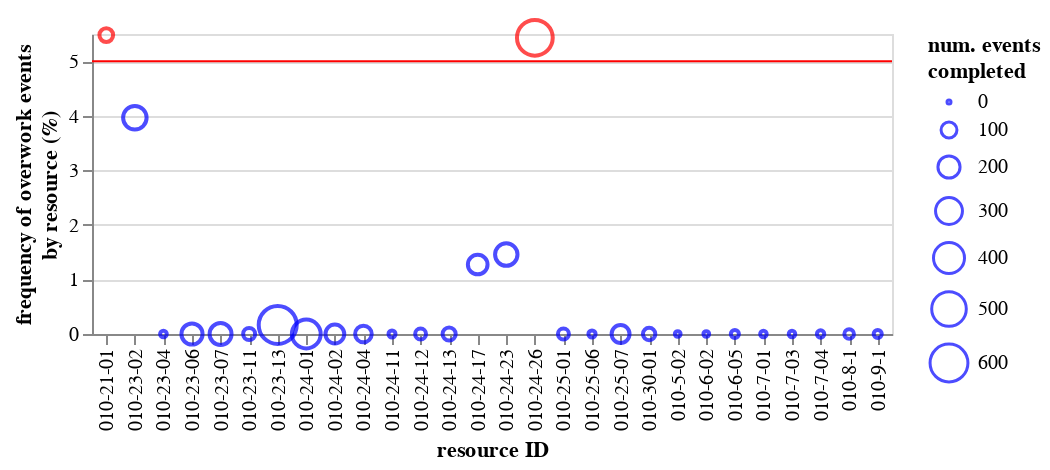

Notebook code cell kept with this figure:
### Code cell
alt.layer(
    alt.Chart(
        data=df_gb_events
    ).mark_point().encode(
        x=alt.X('resource:O', sort=alt.EncodingSortField(field='num_events:Q', order='descending')).title('resource ID'),
        y=alt.Y('freq_ow_events:Q').title(
            ['frequency of overwork events', 'by resource (%)']
        ),
        color=alt.condition(
            alt.datum.is_identified,
            alt.value('red'), alt.value('blue')
        ),
        size=alt.Size('num_events:Q').title(['num. events', 'completed']),
        tooltip=['resource', 'num_events', 'num_ow_events', 'freq_ow_events', 'num_cases']
    ),
    alt.Chart().mark_rule(color='red').encode(
        y=alt.Y(datum=threshold)
    )
).properties(width=400, height=150)

### Figure 1 — Vega-Lite specification as saved in the notebook (floating-point values rounded to 4 significant figures)
{"config": {"view": {"continuousWidth": 300, "continuousHeight": 300}}, "layer": [{"data": {"name": "data-ebcdaf2c598f3b0ea09b8866e9a07787"}, "mark": {"type": "point"}, "encoding": {"color": {"condition": {"test": "datum.is_identified", "value": "red"}, "value": "blue"}, "size": {"field": "num_events", "title": ["num. events", "completed"], "type": "quantitative"}, "tooltip": [{"field": "resource", "type": "nominal"}, {"field": "num_events", "type": "quantitative"}, {"field": "num_ow_events", "type": "quantitative"}, {"field": "freq_ow_events", "type": "quantitative"}, {"field": "num_cases", "type": "quantitative"}], "x": {"field": "resource", "sort": {"field": "num_events:Q", "order": "descending"}, "title": "resource ID", "type": "ordinal"}, "y": {"field": "freq_ow_events", "title": ["frequency of overwork events", "by resource (%)"], "type": "quantitative"}}}, {"data": {"name": "empty"}, "mark": {"type": "rule", "color": "red"}, "encoding": {"y": {"datum": 5}}}], "height": 150, "width": 400, "$schema": "https://vega.github.io/schema/vega-lite/v5.16.3.json", "datasets": {"data-ebcdaf2c598f3b0ea09b8866e9a07787": [{"resource": "010-21-01", "num_ow_events": 4, "num_events": 73, "freq_ow_events": 5.479, "num_cases": 47, "is_identified": true}, {"resource": "010-23-02", "num_ow_events": 9, "num_events": 227, "freq_ow_events": 3.965, "num_cases": 73, "is_identified": false}, {"resource": "010-23-04", "num_ow_events": 0, "num_events": 12, "freq_ow_events": 0.0, "num_cases": 6, "is_identified": false}, {"resource": "010-23-06", "num_ow_events": 0, "num_events": 182, "freq_ow_events": 0.0, "num_cases": 54, "is_identified": false}, {"resource": "010-23-07", "num_ow_events": 0, "num_events": 197, "freq_ow_events": 0.0, "num_cases": 65, "is_identified": false}, {"resource": "010-23-11", "num_ow_events": 0, "num_events": 54, "freq_ow_events": 0.0, "num_cases": 21, "is_identified": false}, {"resource": "010-23-13", "num_ow_events": 1, "num_events": 604, "freq_ow_events": 0.1656, "num_cases": 236, "is_identified": false}, {"resource": "010-24-01", "num_ow_events": 0, "num_events": 345, "freq_ow_events": 0.0, "num_cases": 61, "is_identified": false}, {"resource": "010-24-02", "num_ow_events": 0, "num_events": 143, "freq_ow_events": 0.0, "num_cases": 34, "is_identified": false}, {"resource": "010-24-04", "num_ow_events": 0, "num_events": 110, "freq_ow_events": 0.0, "num_cases": 30, "is_identified": false}, {"resource": "010-24-11", "num_ow_events": 0, "num_events": 14, "freq_ow_events": 0.0, "num_cases": 8, "is_identified": false}, {"resource": "010-24-12", "num_ow_events": 0, "num_events": 43, "freq_ow_events": 0.0, "num_cases": 7, "is_identified": false}, {"resource": "010-24-13", "num_ow_events": 0, "num_events": 66, "freq_ow_events": 0.0, "num_cases": 30, "is_identified": false}, {"resource": "010-24-17", "num_ow_events": 2, "num_events": 157, "freq_ow_events": 1.274, "num_cases": 35, "is_identified": false}, {"resource": "010-24-23", "num_ow_events": 3, "num_events": 206, "freq_ow_events": 1.456, "num_cases": 42, "is_identified": false}, {"resource": "010-24-26", "num_ow_events": 29, "num_events": 534, "freq_ow_events": 5.431, "num_cases": 208, "is_identified": true}, {"resource": "010-25-01", "num_ow_events": 0, "num_events": 44, "freq_ow_events": 0.0, "num_cases": 20, "is_identified": false}, {"resource": "010-25-06", "num_ow_events": 0, "num_events": 15, "freq_ow_events": 0.0, "num_cases": 5, "is_identified": false}, {"resource": "010-25-07", "num_ow_events": 0, "num_events": 129, "freq_ow_events": 0.0, "num_cases": 40, "is_identified": false}, {"resource": "010-30-01", "num_ow_events": 0, "num_events": 58, "freq_ow_events": 0.0, "num_cases": 37, "is_identified": false}, {"resource": "010-5-02", "num_ow_events": 0, "num_events": 7, "freq_ow_events": 0.0, "num_cases": 6, "is_identified": false}, {"resource": "010-6-02", "num_ow_events": 0, "num_events": 7, "freq_ow_events": 0.0, "num_cases": 5, "is_identified": false}, {"resource": "010-6-05", "num_ow_events": 0, "num_events": 21, "freq_ow_events": 0.0, "num_cases": 11, "is_identified": false}, {"resource": "010-7-01", "num_ow_events": 0, "num_events": 11, "freq_ow_events": 0.0, "num_cases": 5, "is_identified": false}, {"resource": "010-7-03", "num_ow_events": 0, "num_events": 11, "freq_ow_events": 0.0, "num_cases": 6, "is_identified": false}, {"resource": "010-7-04", "num_ow_events": 0, "num_events": 16, "freq_ow_events": 0.0, "num_cases": 6, "is_identified": false}, {"resource": "010-8-1", "num_ow_events": 0, "num_events": 32, "freq_ow_events": 0.0, "num_cases": 9, "is_identified": false}, {"resource": "010-9-1", "num_ow_events": 0, "num_events": 21, "freq_ow_events": 0.0, "num_cases": 13, "is_identified": false}], "empty": [{}]}}
